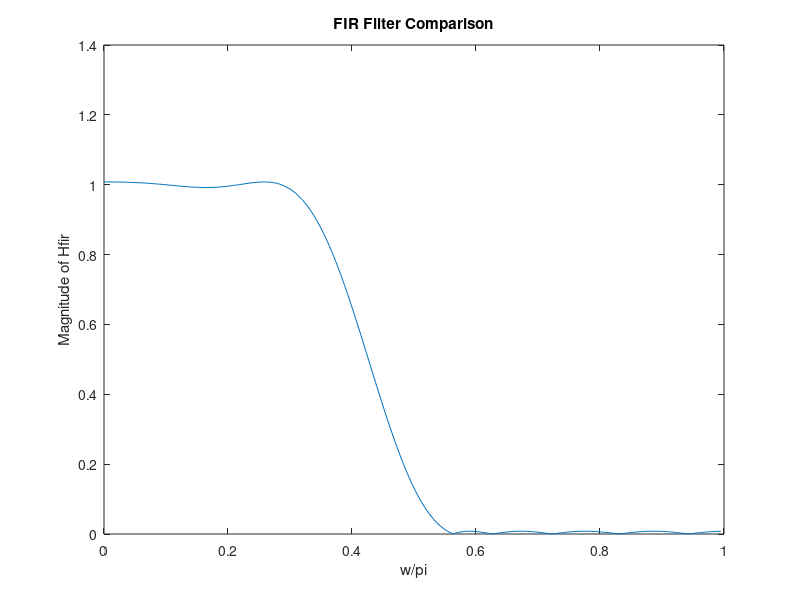

MATLAB code for this plot:
close all
NID =  100*7 + 10*9 + 2;

dp=0.01;
ds=0.01;
fp = 0.375 - NID*10^-4;
fs = 0.475 + NID*10^-4;
Fsampl=2;
[nfir_ord,fr_edge,des_mag,wt] = firpmord( [fp fs], [1 0], [dp ds], Fsampl);
hfir= firpm(nfir_ord,fr_edge,des_mag,wt);
[Hfir,w]=freqz(hfir,1,201);
plot(w/pi,abs(Hfir));
nfir_ord
%label axes in plot, put title, etc.
title('FIR Filter Comparison');
xlabel('w/pi')
ylabel('Magnitude of Hfir')